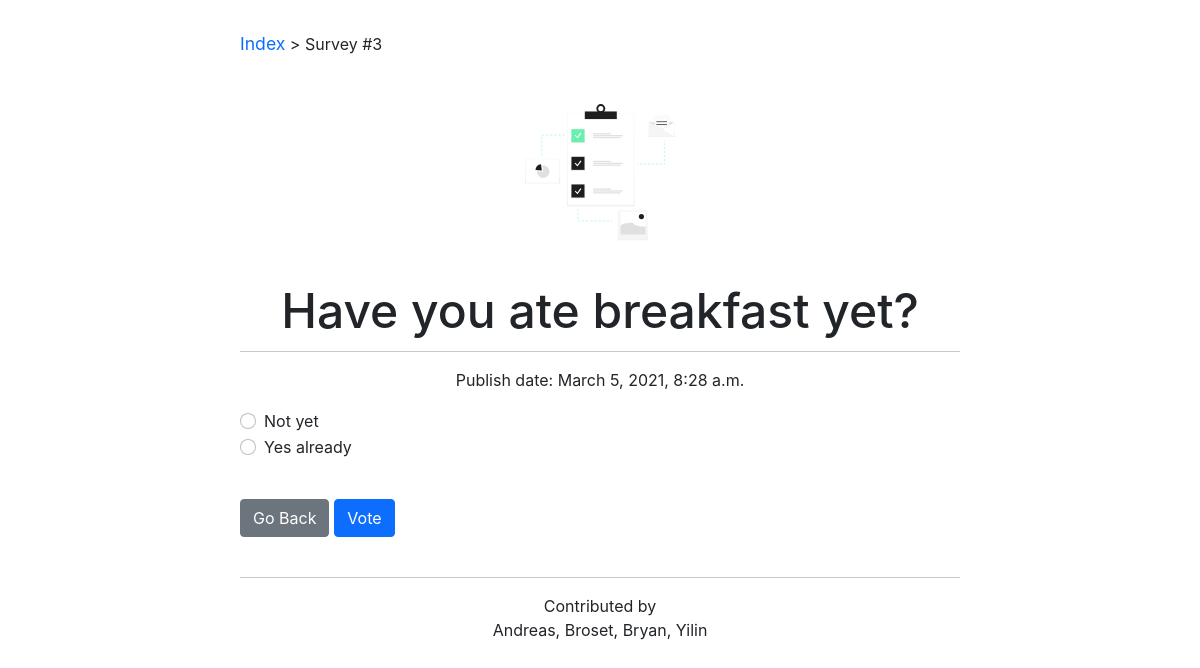
Page /polls/3/ on the committed database.
### polls/models.py (models this page shows, shortened)
class Question(models.Model):
    question_text = models.CharField(max_length=200)
    pub_date = models.DateTimeField('date published')

class Choice(models.Model):
    question = models.ForeignKey(Question, on_delete=models.CASCADE)
    choice_text = models.CharField(max_length=200)
    votes = models.IntegerField(default=0)

### polls/views.py (the view)
# urls.py: path('<int:pk>/', views.DetailView.as_view(), name='detail'),
class DetailView(generic.DetailView):
    model = Question
    template_name = 'polls/detail.html'

### polls/templates/polls/detail.html (shortened to what this page needs)
{% extends "polls/base.html" %}
{% block currPage %} <a href="{% url 'polls:index' %}">Index</a> > Survey #{{question.id}}      {% endblock %}
{% block heading1%} {{question.question_text}} {% endblock %}
{% block mainbody %}
<hr />
<p class="align-center"> Publish date: {{ question.pub_date}} </p>
<form action="{% url 'polls:vote' question.id %}" method="post">
{% for choice in question.choice_set.all %}
<div class="form-check">
    <input class="form-check-input" type="radio" name="choice" id="choice{{ forloop.counter }}" value="{{ choice.id }}">
    <label class="form-check-label" for="choice{{ forloop.counter }}">{{ choice.choice_text }}</label><br>
    </div>
{% endfor %}
<div class="margin-top d-grid gap-2 d-md-block">
    <a href="{% url 'polls:index' %}"> <button class="btn btn-secondary" type="button"> Go Back </button> </a>
    <button class="btn btn-primary" type="submit"> Vote </button>
</div>
</form>
{% endblock %}

### polls/static/polls/style.css (style rules this page uses)
:root { -moz-tab-size: 4; -o-tab-size: 4; tab-size: 4; }
html { line-height: 1.15; -webkit-text-size-adjust: 100%; }
html { -webkit-font-smoothing: antialiased; -moz-osx-font-smoothing: grayscale; }
body { font-family: Inter, ui-sans-serif, system-ui, -apple-system, BlinkMacSystemFont, Segoe UI, Roboto, Helvetica Neue, Arial, Noto Sans, sans-serif, Apple Color Emoji, Segoe UI Emoji, Segoe UI Symbol, Noto Color Emoji; margin: 2em 2em 2em 2em; background-color: #FFF; }
p { font-size: 1rem; line-height: 1.55rem; }
a { font-size: 1.1rem; line-height: 1.55rem; text-decoration: inherit; }
.align-center { text-align: center; }
.margin-top { margin: 5vh 0 0 0; }
@media (min-width: 1024px) { body { margin: 2em 20vw 2em 20vw; } }

### rows in the picture
Question: id "3", question_text "Have you ate breakfast yet?", pub_date "March 5, 2021, 8:28 a.m."
Choice: choice_text "Not yet"
Choice: choice_text "Yes already"
